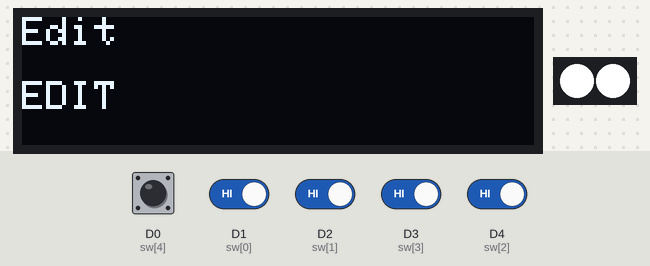
Recording of a program running on a simulated Adafruit MacroPad running CircuitPython. Parts: 128×32 one-colour display, 2 RGB LEDs in strip order, left to right. Inputs (shaded band) come from the test bench; at power-on: D0 (sw[4]), D1 (sw[0]), D2 (sw[1]), D3 (sw[3]), D4 (sw[2]) HIGH. Files the program writes start out absent; USB keyboard and mouse output is not drawn; what the program prints to the serial console is not drawn.

Above: at 1.4 s.
1.5 s: D0 (sw[4]) pulled LOW for 0.15 s
At 2.2 s:
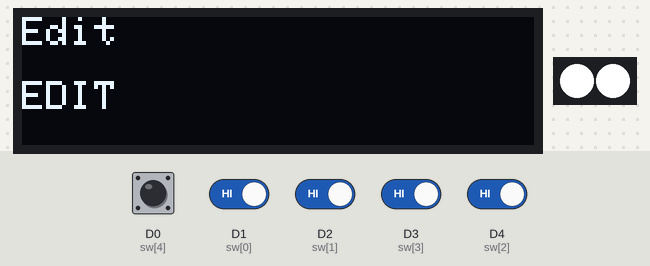
7.6 s: D0 (sw[4]) driven LOW and D1 (sw[0]) driven LOW and D2 (sw[1]) driven LOW and D3 (sw[3]) driven LOW and D4 (sw[2]) driven LOW
At 9.2 s:
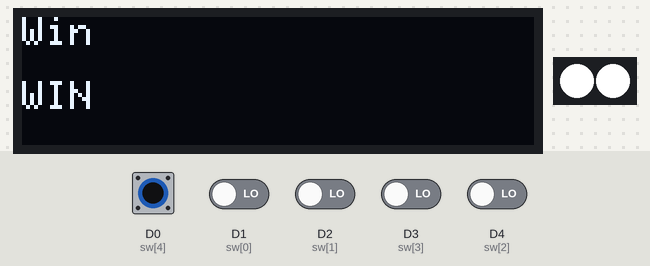
9.5 s: D0 (sw[4]) pulsed HIGH 5 times (0.12 s each, 0.3 s apart)
At 12.1 s:
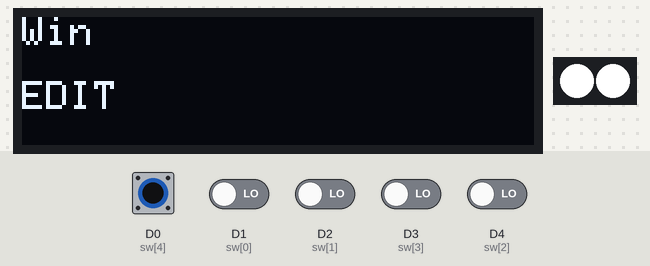
Timing chart, 0 to 13.5 s (numbered marks = the images above; inputs shaded):
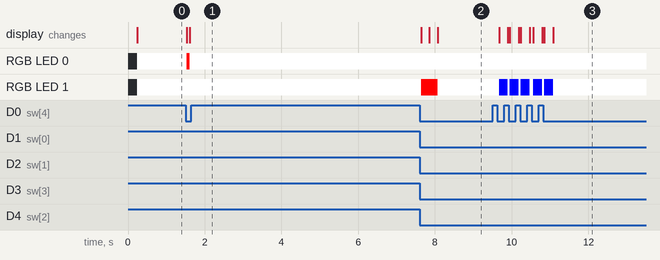

The program:

main.py
```python
# code.py -- MacroPad firmware with config.json, server-merge via USB serial
import board
import digitalio
import busio
import neopixel
import usb_hid
import supervisor
import sys
import json
import time
import adafruit_ssd1306
from microcontroller import pin

from adafruit_hid.keyboard import Keyboard
from adafruit_hid.keycode import Keycode
from adafruit_hid.keyboard_layout_us import KeyboardLayoutUS

# -----------------------
# Hardware configuration
# -----------------------
SWITCH_PINS = [
    board.D1,  # S1
    board.D2,  # S2
    board.D4,  # S3 (modifier for layer switching)
    board.D3,  # S4
    board.D0   # S5
]

NUM_LEDS = 2
sw = digitalio.DigitalInOut(pin.GPIO26)
sw.direction = digitalio.Direction.INPUT
NEOPIXEL_PIN = sw

# OLED (I2C default pins)
i2c = board.I2C()
oled = adafruit_ssd1306.SSD1306_I2C(128, 32, i2c)
oled.fill(0)
oled.show()

# Neopixels (SK6812-Mini-E often uses GRB)
leds = neopixel.NeoPixel(NEOPIXEL_PIN, NUM_LEDS, auto_write=True, pixel_order=neopixel.GRB)

# HID
kbd = Keyboard(usb_hid.devices)
layout = KeyboardLayoutUS(kbd)

# -----------------------
# Defaults / config file
# -----------------------
CONFIG_PATH = "/config.json"

DEFAULT_CONFIG = {
    "macro_layers": [
        {
            "type": "macro",
            "name": "Edit",
            "number": 1,
            "keycodes": {
                "1": [ { "action": "send", "keys": ["CONTROL", "X"] } ],
                "2": [ { "action": "send", "keys": ["CONTROL", "C"] } ],
                "3": [ { "action": "send", "keys": ["CONTROL", "V"] } ],
                "4": [ { "action": "send", "keys": ["CONTROL", "Z"] } ],
                "5": [ { "action": "send", "keys": ["CONTROL", "Y"] } ]
            }
        },
        {
            "type": "macro",
            "name": "Git",
            "number": 2,
            "keycodes": {
                "1": [ { "action": "write", "text": "git add ." } ],
                "2": [ { "action": "write", "text": "git commit -m \"\"" } ],
                "3": [ { "action": "write", "text": "git push origin main" } ],
                "4": [ { "action": "write", "text": "git pull" } ],
                "5": [ { "action": "write", "text": "git init" } ]
            }
        },
        {
            "type": "macro",
            "name": "Snip",
            "number": 3,
            "keycodes": {
                "1": [
                    { "action": "write", "text": "try:" },
                    { "action": "press", "key": "ENTER" },
                    { "action": "write", "text": "..." },
                    { "action": "press", "key": "ENTER" },
                    { "action": "press", "key": "BACKSPACE" },
                    { "action": "write", "text": "except:" },
                    { "action": "press", "key": "ENTER" },
                    { "action": "write", "text": "..." }
                ],
                "2": [ { "action": "write", "text": "while True:" }, { "action": "press", "key": "ENTER" }, { "action": "write", "text": "..." } ],
                "3": [ { "action": "write", "text": "def main():" }, { "action": "press", "key": "ENTER" }, { "action": "write", "text": "..." } ],
                "4": [
                    { "action": "write", "text": "if ...:" }, { "action": "press", "key": "ENTER" }, { "action": "write", "text": "..." },
                    { "action": "press", "key": "BACKSPACE" },
                    { "action": "write", "text": "elif ...:" }, { "action": "press", "key": "ENTER" }, { "action": "write", "text": "..." },
                    { "action": "press", "key": "BACKSPACE" },
                    { "action": "write", "text": "else:" }, { "action": "press", "key": "ENTER" }, { "action": "write", "text": "..." }
                ],
                "5": [
                    { "action": "write", "text": "from time import sleep as delay" }, { "action": "press", "key": "ENTER" },
                    { "action": "write", "text": "if __name__ == \"__main__\":" }, { "action": "press", "key": "ENTER" },
                    { "action": "write", "text": "while True:" }, { "action": "press", "key": "ENTER" },
                    { "action": "write", "text": "try:" }, { "action": "press", "key": "ENTER" },
                    { "action": "write", "text": "main()" }, { "action": "press", "key": "ENTER" },
                    { "action": "write", "text": "except KeyboardInterrupt:" }, { "action": "press", "key": "ENTER" },
                    { "action": "write", "text": "print(\"\\nGoodbye\", end=\"\", flush=True)" }, { "action": "press", "key": "ENTER" },
                    { "action": "write", "text": "delay(0.5)" }, { "action": "press", "key": "ENTER" },
                    { "action": "write", "text": "print(\".\", end=\"\", flush=True)" }, { "action": "press", "key": "ENTER" },
                    { "action": "write", "text": "delay(0.5)" }, { "action": "press", "key": "ENTER" },
                    { "action": "write", "text": "print(\".\")" }, { "action": "press", "key": "ENTER" },
                    { "action": "write", "text": "delay(0.5)" }, { "action": "press", "key": "ENTER" },
                    { "action": "write", "text": "exit(0)" }, { "action": "press", "key": "ENTER" }
                ]
            }
        },
        {
            "type": "macro",
            "name": "Win",
            "number": 4,
            "keycodes": {
                "1": [ { "action": "send", "keys": ["GUI", "UP_ARROW"] } ],
                "2": [ { "action": "send", "keys": ["GUI", "LEFT_ARROW"] } ],
                "3": [ { "action": "send", "keys": ["GUI", "D"] } ],
                "4": [ { "action": "send", "keys": ["GUI", "RIGHT_ARROW"] } ],
                "5": [ { "action": "send", "keys": ["GUI", "DOWN_ARROW"] } ]
            }
        }
    ],
    "screen_layers": [
        { "type": "screen", "name": "Edit", "number": 1, "screen": { "line1": "EDIT", "line2": "" } },
        { "type": "screen", "name": "GIT", "number": 2, "screen": { "line1": "GIT", "line2": "" } },
        { "type": "screen", "name": "SNIP", "number": 3, "screen": { "line1": "SNIP", "line2": "" } },
        { "type": "screen", "name": "WIN",  "number": 4, "screen": { "line1": "WIN",  "line2": "" } }
    ]
}

# -----------------------
# Globals & status
# -----------------------
# Load switches
switches = []
for p in SWITCH_PINS:
    sw = digitalio.DigitalInOut(p)
    sw.direction = digitalio.Direction.INPUT
    sw.pull = digitalio.Pull.UP
    switches.append(sw)

# LED colors
COLOR_WHITE = (255, 255, 255)
COLOR_GREEN = (255, 0, 0)
COLOR_BLUE  = (0, 0, 255)
COLOR_RED   = (0, 255, 0)

# Status flags
macro_triggered = False
macro_error = False
macro_layer_changing = False
screen_layer_changing = False
layer_error = False

# Layer pointers
macro_layers = []
screen_layers = []
current_macro_index = 0  # index into macro_layers list
current_screen_index = 0

# prev button states for edge detection
prev_states = [False] * 5

# -----------------------
# Helpers: config IO
# -----------------------
def save_config(cfg):
    try:
        with open(CONFIG_PATH, "w") as f:
            json.dump(cfg, f)
        return True
    except Exception as e:
        print("SAVE_CONFIG_ERR", e)
        return False

def load_config():
    global macro_layers, screen_layers, current_macro_index, current_screen_index
    try:
        with open(CONFIG_PATH, "r") as f:
            cfg = json.load(f)
    except Exception:
        cfg = DEFAULT_CONFIG
        save_config(cfg)

    # Normalize lists (ensure proper types)
    macro_layers = cfg.get("macro_layers", [])
    screen_layers = cfg.get("screen_layers", [])

    # sort by number for deterministic ordering
    macro_layers.sort(key=lambda x: int(x.get("number", 0)))
    screen_layers.sort(key=lambda x: int(x.get("number", 0)))

    # clamp current indices
    if not macro_layers:
        macro_layers = DEFAULT_CONFIG["macro_layers"]
    if not screen_layers:
        screen_layers = DEFAULT_CONFIG["screen_layers"]

    current_macro_index = 0
    current_screen_index = 0

    return cfg

# initial load
config = load_config()

# -----------------------
# Helpers: LED / OLED
# -----------------------
def set_led0_color(col):
    leds[0] = col

def set_led1_color(col):
    leds[1] = col

def update_leds_status():
    # LED 0 - macro status
    if macro_error:
        leds[0] = COLOR_RED
    elif macro_triggered:
        leds[0] = COLOR_GREEN
    else:
        leds[0] = COLOR_WHITE

    # LED 1 - layer status
    if layer_error:
        leds[1] = COLOR_RED
    elif macro_layer_changing:
        leds[1] = COLOR_GREEN
    elif screen_layer_changing:
        leds[1] = COLOR_BLUE
    else:
        leds[1] = COLOR_WHITE

def update_oled_for_current_screen():
    oled.fill(0)
    try:
        macro = macro_layers[current_macro_index]
        macro_name = str(macro.get("name", ""))
        scr = screen_layers[current_screen_index]
        lines = scr.get("screen", {})
        oled.text(macro_name, 0, 0, 1)
        oled.text(str(lines.get("line1","")), 0, 16, 1)
        oled.text(str(lines.get("line2","")), 0, 32, 1)
    except Exception:
        oled.text("ERR", 0, 0, 1)
    oled.show()

update_leds_status()
update_oled_for_current_screen()

# -----------------------
# Helpers: Keycode mapping
# -----------------------
# Map string names to Keycode attributes for common keys.
KEYCODE_MAP = {
    "A": Keycode.A, "B": Keycode.B, "C": Keycode.C, "D": Keycode.D,
    "E": Keycode.E, "F": Keycode.F, "G": Keycode.G, "H": Keycode.H,
    "I": Keycode.I, "J": Keycode.J, "K": Keycode.K, "L": Keycode.L,
    "M": Keycode.M, "N": Keycode.N, "O": Keycode.O, "P": Keycode.P,
    "Q": Keycode.Q, "R": Keycode.R, "S": Keycode.S, "T": Keycode.T,
    "U": Keycode.U, "V": Keycode.V, "W": Keycode.W, "X": Keycode.X,
    "Y": Keycode.Y, "Z": Keycode.Z,

    "1": Keycode.ONE, "2": Keycode.TWO, "3": Keycode.THREE, "4": Keycode.FOUR,
    "5": Keycode.FIVE, "6": Keycode.SIX, "7": Keycode.SEVEN, "8": Keycode.EIGHT,
    "9": Keycode.NINE, "0": Keycode.ZERO,

    "ENTER": Keycode.ENTER,
    "BACKSPACE": Keycode.BACKSPACE,
    "TAB": Keycode.TAB,
    "SPACE": Keycode.SPACE,
    "ESCAPE": Keycode.ESCAPE,

    "UP_ARROW": Keycode.UP_ARROW,
    "DOWN_ARROW": Keycode.DOWN_ARROW,
    "LEFT_ARROW": Keycode.LEFT_ARROW,
    "RIGHT_ARROW": Keycode.RIGHT_ARROW,

    "CONTROL": Keycode.CONTROL,
    "SHIFT": Keycode.SHIFT,
    "ALT": Keycode.ALT,
    "GUI": Keycode.GUI,

    "D": Keycode.D,  # used in Win+D
    # add more if you need...
}

def keycode_from_name(name):
    # Accept either direct KEYCODE_MAP entries, or single characters (use layout.write)
    if not isinstance(name, str):
        return None
    n = name.upper()
    return KEYCODE_MAP.get(n, None)

# -----------------------
# Helpers: Macro execution
# -----------------------
def execute_macro_actions(action_list):
    global macro_error
    try:
        for step in action_list:
            typ = step.get("action")
            if typ == "send":
                keys = step.get("keys", [])
                codes = []
                for k in keys:
                    kc = keycode_from_name(k)
                    if kc is None:
                        # fallback: if single char, write it
                        if isinstance(k, str) and len(k) == 1:
                            layout.write(k)
                        else:
                            # unknown key name
                            print("UNKNOWN_KEY", k)
                    else:
                        codes.append(kc)
                if codes:
                    kbd.send(*codes)
                time.sleep(0.01)
            elif typ == "press":
                k = step.get("key")
                kc = keycode_from_name(k)
                if kc is not None:
                    kbd.send(kc)
                else:
                    # fallback to write single char if that was provided
                    if isinstance(k, str) and len(k) == 1:
                        layout.write(k)
                    else:
                        print("UNKNOWN_PRESS", k)
                time.sleep(0.01)
            elif typ == "write":
                txt = step.get("text", "")
                if txt:
                    layout.write(str(txt))
                time.sleep(0.01)
            else:
                print("UNKNOWN_ACTION", typ)
        # small settle delay
        time.sleep(0.02)
    except Exception as e:
        print("MACRO_EXEC_ERR", e)
        macro_error = True

# -----------------------
# Helpers: Config merge (server packet processing)
# -----------------------
def apply_server_packet(packet):
    global config, macro_layers, screen_layers
    t = packet.get("type")
    num = int(packet.get("number", -1))
    if t == "macro":
        # replace same-number macro layer (or append)
        macro_layers = [m for m in macro_layers if int(m.get("number", -1)) != num]
        macro_layers.append(packet)
        macro_layers.sort(key=lambda x: int(x.get("number", 0)))
    elif t == "screen":
        screen_layers = [s for s in screen_layers if int(s.get("number", -1)) != num]
        screen_layers.append(packet)
        screen_layers.sort(key=lambda x: int(x.get("number", 0)))
    else:
        print("BAD_PACKET_TYPE", t)
        return False

    # write back to disk
    new_cfg = { "macro_layers": macro_layers, "screen_layers": screen_layers }
    success = save_config(new_cfg)
    if success:
        # reload local variables from disk
        load_config()
        print("CONFIG_APPLIED")
    return success

def try_read_serial_json():
    # Non-blocking check for new JSON line on USB serial.
    # If present, read a full line (blocking) and parse as JSON.
    # Host should send one-line JSON followed by newline.
    try:
        if supervisor.runtime.serial_bytes_available:
            raw = sys.stdin.readline().strip()
            if not raw:
                return False
            try:
                packet = json.loads(raw)
            except Exception as e:
                print("BAD_JSON", e)
                return False
            return apply_server_packet(packet)
    except Exception as e:
        print("SERIAL_READ_ERR", e)
    return False

# -----------------------
# Main loop helpers
# -----------------------
def get_current_macro_layer():
    if not macro_layers:
        return None
    return macro_layers[current_macro_index]

def get_key_actions_for_button(idx):
    # idx is 0..4 for S1..S5. config uses "1".."5"
    layer = get_current_macro_layer()
    if not layer:
        return []
    keymap = layer.get("keycodes", {})
    return keymap.get(str(idx+1), [])

# initialize prev states
prev_states = [False]*5

# -----------------------
# Main loop
# -----------------------
print("READY")
while True:
    # Poll serial for config updates (only when available)
    try_read_serial_json()

    # reset flags each loop
    macro_triggered = False
    macro_error = False
    macro_layer_changing = False
    screen_layer_changing = False
    layer_error = False

    pressed = [not sw.value for sw in switches]  # True when pressed

    # Layer switching when S3 held (index 2)
    if pressed[2]:
        # Macro layer back/forward (S2 index 1, S4 index 3)
        if pressed[1] and not prev_states[1]:
            macro_layer_changing = True
            current_macro_index = (current_macro_index - 1) % len(macro_layers)
            update_leds_status()
            update_oled_for_current_screen()
            time.sleep(0.18)
            # consume this event
        elif pressed[3] and not prev_states[3]:
            macro_layer_changing = True
            current_macro_index = (current_macro_index + 1) % len(macro_layers)
            update_leds_status()
            update_oled_for_current_screen()
            time.sleep(0.18)

        # Screen layer back/forward (S1 index 0, S5 index 4)
        if pressed[0] and not prev_states[0]:
            screen_layer_changing = True
            current_screen_index = (current_screen_index - 1) % len(screen_layers)
            update_leds_status()
            update_oled_for_current_screen()
            time.sleep(0.18)
        elif pressed[4] and not prev_states[4]:
            screen_layer_changing = True
            current_screen_index = (current_screen_index + 1) % len(screen_layers)
            update_leds_status()
            update_oled_for_current_screen()
            time.sleep(0.18)

    else:
        # Only trigger macros when S3 not held
        for i, state in enumerate(pressed):
            if state and not prev_states[i]:
                # run macro for button i
                actions = get_key_actions_for_button(i)
                if actions:
                    macro_triggered = True
                    update_leds_status()
                    execute_macro_actions(actions)
                    # small visible/settle time so LED shows
                    time.sleep(0.05)
                    macro_triggered = False
                else:
                    # no macro assigned -> do nothing (or beep if you add one)
                    pass

    update_leds_status()
    prev_states = pressed
    time.sleep(0.04)
```

Measured:
- after the input at 1.5 s, RGB LED 0: RGB(255, 255, 255) → RGB(255, 0, 0) at once, → RGB(255, 255, 255) 0.08 s later
- after the input at 7.6 s, RGB LED 1: RGB(255, 255, 255) → RGB(255, 0, 0) at once, → RGB(255, 255, 255) 0.42 s later; the display: first changes at once (image 2 shows a later state)
- after the input at 9.5 s, RGB LED 1: alternates RGB(255, 255, 255) for 0.05 s and RGB(0, 0, 255) for 0.23 s, 10 changes in all, then stays RGB(255, 255, 255), starting after 0.18 s; the display: first changes after 0.18 s (image 3 shows a later state)
